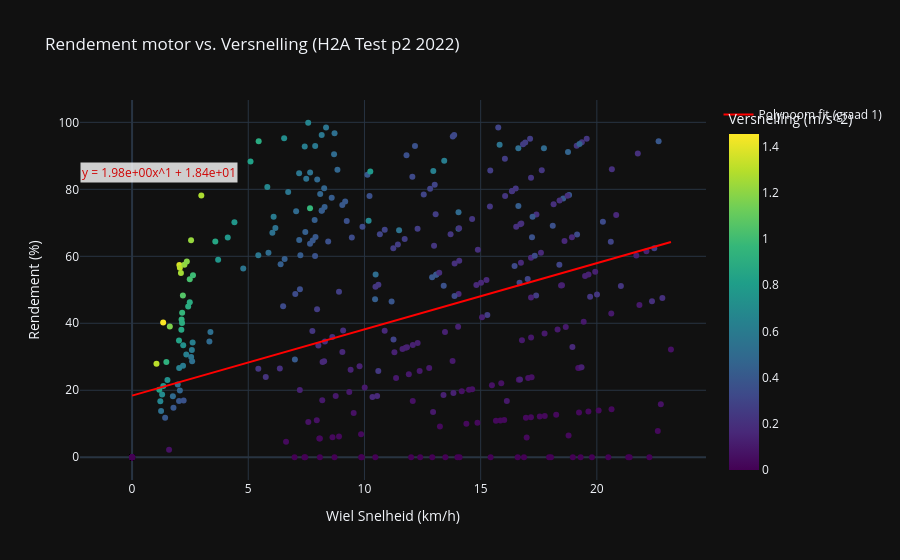

The code cell stored with this chart in its notebook:
### Code cell
def rendement_motordriver_plotly2(dataframe, polynoom_graad):
    """
    Visualiseert de relatie tussen versnelling en rendement met een polynoom fit in Plotly.

    Parameters:
    dataframe (pd.DataFrame): DataFrame met de kolommen 'Versnelling (m/s^2)' en 'Rendement (bij GPS verandering) (%)'.

    polynoom_graad (int): De graad van de polynoom die aan de data wordt aangepast.

    Returns:
    plotly.graph_objects.Figure: De interactieve Plotly-figuur.
    """
    # Filter de data: verwijder rijen met versnelling boven 2 m/s^2
    dataframe = dataframe[dataframe['Versnelling (m/s^2)'] <= 1.5]

    # Extractie van de benodigde data
    x = dataframe['Wielsnelheid, in km/h']
    y = dataframe['Rendement motor (bij Wiel) (%)']

    # Berekening van de polynoomfit (beste fit door alle punten)
    coefficients = np.polyfit(x, y, polynoom_graad)
    polynomial = np.poly1d(coefficients)

    # Genereer waardes voor een vloeiende curve
    x_smooth = np.linspace(min(x), max(x), 500)
    y_smooth = polynomial(x_smooth)

    # Bereken de fit vergelijking
    fit_equation = "y = " + " + ".join(
        [f"{coef:.2e}x^{polynoom_graad - i}" if polynoom_graad - i > 0 else f"{coef:.2e}" for i, coef in enumerate(coefficients)]
    )

    # Maak een go.Figure op basis van px.scatter
    scatter_fig = px.scatter(
        dataframe,
        x='Wielsnelheid, in km/h',
        y='Rendement motor (bij Wiel) (%)',
        color='Versnelling (m/s^2)',  # Gebruik GPS snelheid voor de colorbar
        color_continuous_scale='Viridis',  # Kies een kleurenkaart voor de colorbar
        hover_data={
            'Versnelling (m/s^2)': True,
            'Rendement motor (bij Wiel) (%)': True,
            'index': True,  # Rij-index
            'Wielsnelheid, in km/h': True
        },
        title='Rendement motor vs. Versnelling (H2A Test p2 2022)',
        labels={
            'Versnelling (m/s^2)': 'Versnelling (m/s^2)',
            'Rendement motor (bij Wiel) (%)': 'Rendement (%)',
            'Wielsnelheid, in km/h': 'Wiel Snelheid (km/h)'
        }
    ).update_traces(showlegend=False)  # Verberg legendes, aangezien een colorbar wordt gebruikt

    # Voeg de polynoomfit toe
    scatter_fig.add_trace(
        go.Scatter(
            x=x_smooth,
            y=y_smooth,
            mode='lines',
            name=f'Polynoom fit (graad {polynoom_graad})',
            line=dict(color='red', width=2),
            hoverinfo='skip'
        )
    )

    # Voeg polynoomvergelijking toe aan de layout
    scatter_fig.add_annotation(
        x=0.05 * (max(x) - min(x)) + min(x),
        y=0.85 * (max(y) - min(y)) + min(y),
        text=fit_equation,
        showarrow=False,
        font=dict(size=12, color='red'),
        align='left',
        bgcolor='white',
        opacity=0.8
    )

    # Verwijder expliciete .show()
    return scatter_fig

# Aanroep van de functie met de gefilterde dataset
fig = rendement_motordriver_plotly2(filtered_df, 1)
fig.show()  # Roep expliciet fig.show() alleen buiten de functie aan

### Figure 1 — Plotly figure (JSON) as saved in the notebook; plotly's stock layout.template omitted (floating-point values rounded to 4 significant figures; data arrays with more than 128 entries replaced by an {"elided": "..."} marker saying what was removed)
{"data": [{"customdata": {"elided": "425x2 float values"}, "hovertemplate": "Wiel Snelheid (km/h)=%{x}<br>Rendement (%)=%{y}<br>Versnelling (m/s^2)=%{marker.color}<br>index=%{customdata[1]}<extra></extra>", "legendgroup": "", "marker": {"color": {"elided": "425 float values"}, "coloraxis": "coloraxis", "symbol": "circle"}, "mode": "markers", "name": "", "orientation": "v", "showlegend": false, "x": {"elided": "425 float values"}, "xaxis": "x", "y": {"elided": "425 float values"}, "yaxis": "y", "type": "scatter"}, {"hoverinfo": "skip", "line": {"color": "red", "width": 2}, "mode": "lines", "name": "Polynoom fit (graad 1)", "x": {"elided": "500 float values"}, "y": {"elided": "500 float values"}, "type": "scatter"}], "layout": {"xaxis": {"anchor": "y", "domain": [0.0, 1.0], "title": {"text": "Wiel Snelheid (km/h)"}}, "yaxis": {"anchor": "x", "domain": [0.0, 1.0], "title": {"text": "Rendement (%)"}}, "coloraxis": {"colorbar": {"title": {"text": "Versnelling (m/s^2)"}}, "colorscale": [[0.0, "#440154"], [0.1111, "#482878"], [0.2222, "#3e4989"], [0.3333, "#31688e"], [0.4444, "#26828e"], [0.5556, "#1f9e89"], [0.6667, "#35b779"], [0.7778, "#6ece58"], [0.8889, "#b5de2b"], [1.0, "#fde725"]]}, "legend": {"tracegroupgap": 0}, "title": {"text": "Rendement motor vs. Versnelling (H2A Test p2 2022)"}, "annotations": [{"align": "left", "bgcolor": "white", "font": {"color": "red", "size": 12}, "opacity": 0.8, "showarrow": false, "text": "y = 1.98e+00x^1 + 1.84e+01", "x": 1.159, "y": 84.89}]}}
